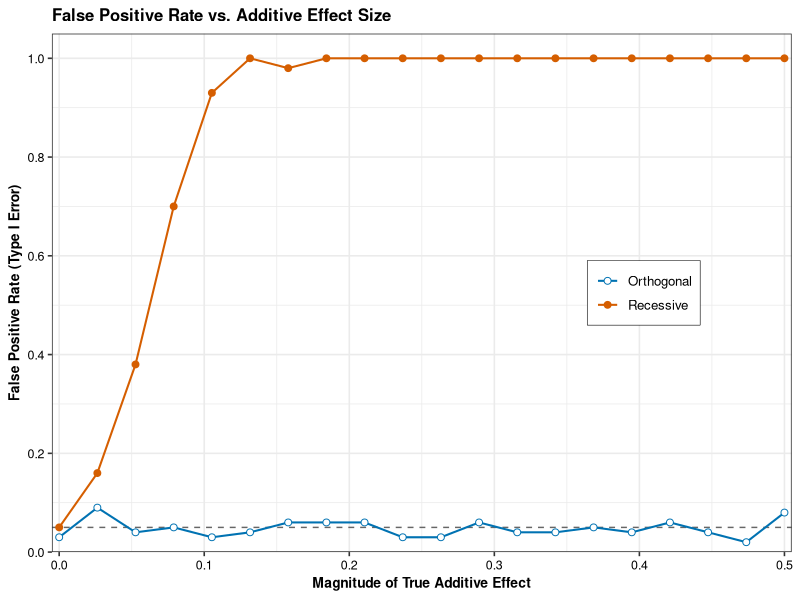
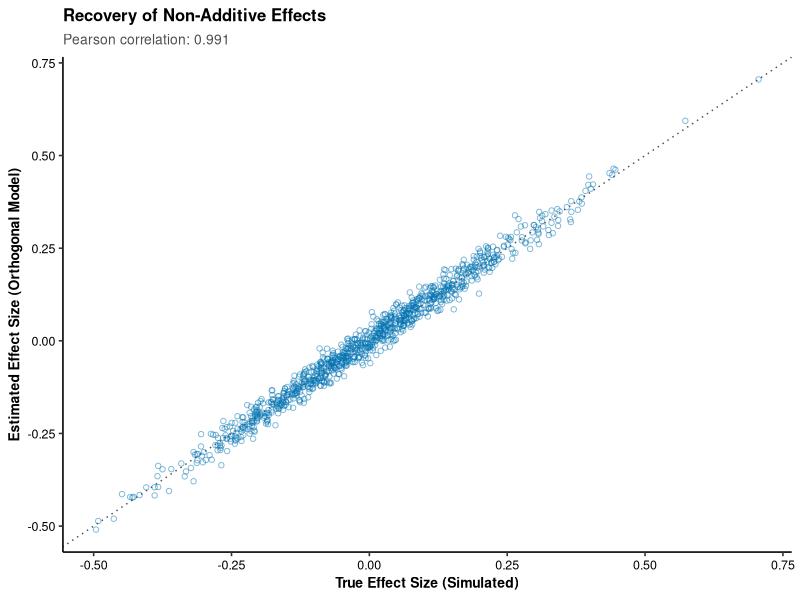

These figures' R source, in order:
library(ggplot2)
library(dplyr)
library(tidyr)

set.seed(41)

# --- 1. Define the Orthogonal Encoding Function ---
get_orthogonal_codes <- function(genotypes) {
  n <- length(genotypes)
  r <- sum(genotypes == 0) / n 
  h <- sum(genotypes == 1) / n 
  a <- sum(genotypes == 2) / n 
  
  dom_codes <- numeric(n)
  dom_codes[genotypes == 0] <- -h * a
  dom_codes[genotypes == 1] <- 2 * a * r
  dom_codes[genotypes == 2] <- -h * r
  
  dom_codes <- scale(dom_codes)
  add_codes <- scale(genotypes)
  
  return(list(add=add_codes, dom=dom_codes))
}

# ==============================================================================
# SIMULATION 1: Robustness / False Positive Rates
# ==============================================================================

N <- 5000         
MAF <- 0.3        
beta_add_values <- seq(0, 0.5, length.out = 20) 

# Create vectors to store results
sim1_list <- list()

for(b_add in beta_add_values) {
  fp_recessive <- 0
  fp_orthogonal <- 0
  
  for(i in 1:100) { 
    g <- rbinom(N, 2, MAF)
    # True Non-Additive effect is ZERO
    y <- b_add * g + rnorm(N)
    
    # Model A: Standard Recessive
    g_rec <- ifelse(g == 2, 1, 0)
    pval_rec <- summary(lm(y ~ g_rec))$coefficients[2,4]
    
    # Model B: Orthogonal
    codes <- get_orthogonal_codes(g)
    pval_orth <- summary(lm(y ~ codes$add + codes$dom))$coefficients[3,4]
    
    if(pval_rec < 0.05) fp_recessive <- fp_recessive + 1
    if(pval_orth < 0.05) fp_orthogonal <- fp_orthogonal + 1
  }
  
  sim1_list[[length(sim1_list) + 1]] <- data.frame(
    Beta_Add = b_add,
    Recessive = fp_recessive / 100,
    Orthogonal = fp_orthogonal / 100
  )
}

# Bind and Pivot to Long Format for ggplot
results <- do.call(rbind, sim1_list) %>%
  pivot_longer(cols = c("Recessive", "Orthogonal"), 
               names_to = "Model", 
               values_to = "FPR")

p1 <- ggplot(results, aes(x = Beta_Add, y = FPR, color = Model, shape = Model)) +
  # 1. The Threshold Line (Subtle)
  geom_hline(yintercept = 0.05, linetype = "dashed", color = "gray40", linewidth = 0.5) +
  
  # 2. The Data (Refined thickness)
  geom_line(linewidth = 0.7) +
  geom_point(size = 2, stroke = 0.5, fill = "white") + # Filled points look cleaner
  
  # 3. Professional Color Palette (Okabe-Ito compliant) & Shapes
  scale_color_manual(values = c("Recessive" = "#D55E00", "Orthogonal" = "#0072B2")) +
  scale_shape_manual(values = c("Recessive" = 19, "Orthogonal" = 21)) + # Solid vs Hollow circle
  
  # 4. Tighter Axes
  scale_y_continuous(limits = c(0, 1.05), expand = c(0, 0), breaks = seq(0, 1, 0.2)) +
  scale_x_continuous(expand = c(0.01, 0)) +
  
  # 5. Labels
  labs(
    title = "False Positive Rate vs. Additive Effect Size",
    x = "Magnitude of True Additive Effect",
    y = "False Positive Rate (Type I Error)"
  ) +
  
  # 6. The "Classic" Theme adjustments
  theme_bw(base_size = 12) + 
  theme(
    # Text hierarchy
    plot.title = element_text(face = "bold", size = 12, color = "black"),
    axis.title = element_text(face = "bold", size = 10),
    axis.text = element_text(color = "black", size = 9),
    
    # Legend placement (Inset is often cleaner for publication)
    legend.position = c(0.8, 0.5), # Adjust x,y coordinates to put legend INSIDE plot
    legend.background = element_rect(color = "black", size = 0.2), # Box around legend
    legend.title = element_blank()
  )

print(p1)

# ==============================================================================
# SIMULATION 2: Parameter Recovery
# ==============================================================================

set.seed(123)
N_genes <- 1000
N_samples <- 2000

true_beta_D <- numeric(N_genes)
est_beta_D  <- numeric(N_genes)

for(i in 1:N_genes) {
  b_A <- rnorm(1, mean=0, sd=0.2)
  b_D <- 0.8 * b_A + rnorm(1, 0, 0.05) 
  
  true_beta_D[i] <- b_D
  
  g <- rbinom(N_samples, 2, 0.2)
  codes <- get_orthogonal_codes(g) 
  
  y <- b_A * codes$add + b_D * codes$dom + rnorm(N_samples)
  fit <- lm(y ~ codes$add + codes$dom)
  est_beta_D[i] <- coef(fit)[3]
}

sim2_df <- data.frame(True = true_beta_D, Est = est_beta_D)

# Calculate correlation for the subtitle
corr_val <- round(cor(sim2_df$True, sim2_df$Est - sim2_df$True), 3)

p2 <- ggplot(sim2_df, aes(x = True, y = Est)) +
  geom_abline(slope = 1, intercept = 0, color = "gray30", linetype = "dotted") +
  
  # Use a hollow shape with transparency for density
  geom_point(alpha = 0.5, color = "#0072B2", shape = 1, size = 1.5) +
  
  labs(
    title = "Recovery of Non-Additive Effects",
    subtitle = paste0("Pearson correlation: ", round(cor(sim2_df$True, sim2_df$Est), 3)),
    x = "True Effect Size (Simulated)",
    y = "Estimated Effect Size (Orthogonal Model)"
  ) +
  
  theme_classic(base_size = 12) +
  theme(
    plot.title = element_text(face = "bold", size = 12),
    plot.subtitle = element_text(size = 10, color = "gray30"),
    axis.title = element_text(face = "bold", size = 10),
    axis.text = element_text(color = "black", size = 9)
  )

print(p2)

# Verify correlation output
cat("Correlation between True Beta_D and Error:", corr_val, "\n")
